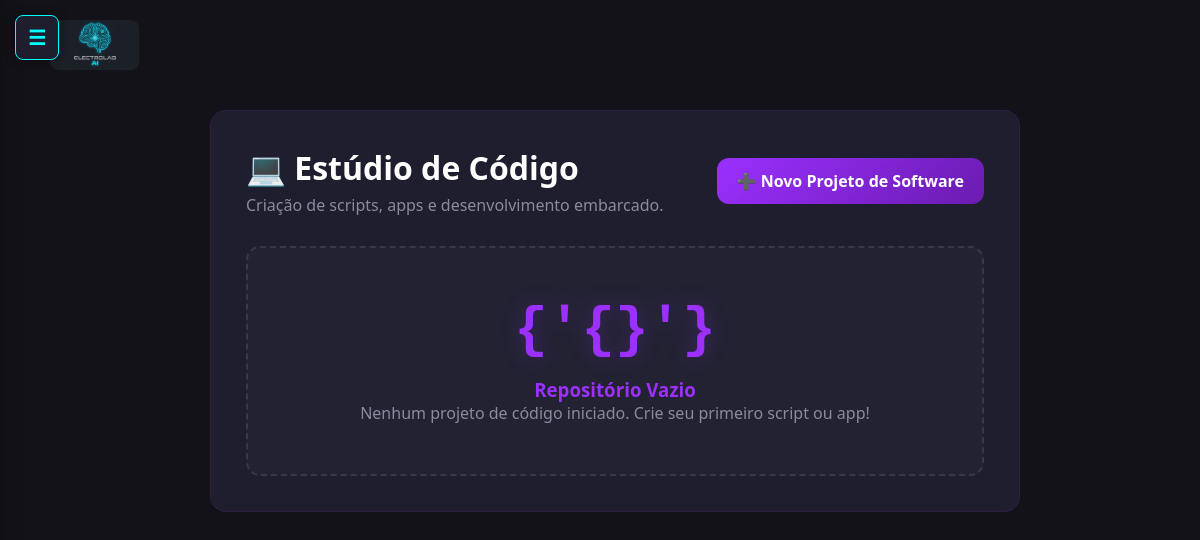
The app's page /projetos/programacao/, older data.
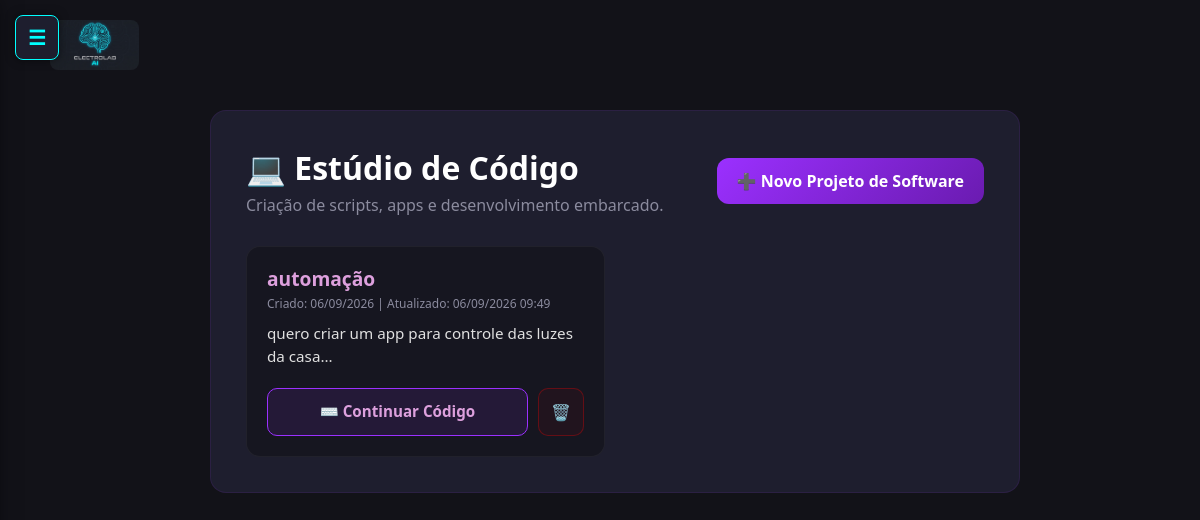
The same page, newer data.
### projects/models.py (models this page shows, shortened)
class Project(models.Model):
    name = models.CharField(max_length=200)
    description = models.TextField(blank=True, null=True)
    created_at = models.DateTimeField(auto_now_add=True)
    updated_at = models.DateTimeField(auto_now=True)
    TIPO_CHOICES = (
        ('eletronica', 'Eletrônica e Hardware'),
        ('programacao', 'Programação e Software'),
    )
    tipo = models.CharField(max_length=20, choices=TIPO_CHOICES, default='eletronica')

### projects/views.py (the view)
# urls.py: path('programacao/', views.lista_programacao, name='list_programming'),
def lista_programacao(request):
    projetos = Project.objects.filter(tipo='programacao').order_by('-created_at')
    return render(request, 'projects/list_programming.html', {'projects': projetos})

### templates/projects/list_programming.html (shortened to what this page needs)
{% extends 'base.html' %}
{% load static %}
{% block content %}
{% include 'includes/logo.html' %}
<div class="container" style="max-width: 900px; margin-top: 15px;">
    <div style="background: var(--deep-navy); padding: 35px; border-radius: 16px; border: 1px solid rgba(155,48,255,0.1);">
        <div style="display: flex; justify-content: space-between; align-items: center; flex-wrap: wrap; gap: 15px; margin-bottom: 30px;">
            <div>
                <h1 style="margin: 0; color: #FFFFFF;">💻 Estúdio de Código</h1>
                <p style="color: var(--text-muted); margin: 5px 0 0 0;">Criação de scripts, apps e desenvolvimento embarcado.</p>
            </div>
            <a href="{% url 'project_create' %}?tipo=programacao" class="btn-new-project-code">
                ➕ Novo Projeto de Software
            </a>
        </div>
        <div class="projects-grid">
            {% for project in projects %}
                <div class="project-card-code">
                    <div class="project-header">
                        <h3 class="project-title-code">{{ project.name }}</h3>
                    </div>
                    <div style="font-size: 0.75rem; color: var(--text-muted); margin-bottom: 10px;">
                        Criado: {{ project.created_at|date:"d/m/Y" }} | Atualizado: {{ project.updated_at|date:"d/m/Y H:i" }}
                    </div>
                    <p class="project-desc">{{ project.description|default:"Arquitetando lógica e bibliotecas..."|truncatechars:90 }}</p>
                    <div style="display: flex; gap: 10px;">
                        <a href="{% url 'project_chat' project.id %}" class="btn-chat-code" style="flex: 1;">
                            ⌨️ Continuar Código
                        </a>
                        <a href="{% url 'project_delete' project.id %}" onclick="return confirm('ATENÇÃO: Tem certeza que deseja excluir este código e todo o histórico? Isso não pode ser desfeito!');" class="btn-delete" title="Excluir Código">
                            🗑️
                        </a>
                    </div>
                </div>
            {% empty %}
                <div class="empty-state-code">
                    <div class="empty-icon-code">{'{}'}</div>
                    <h3 style="color: var(--electric-purple);">Repositório Vazio</h3>
                    <p style="color: var(--text-muted);">Nenhum projeto de código iniciado. Crie seu primeiro script ou app!</p>
                </div>
            {% endfor %}
        </div>
    </div>
</div>
{% endblock %}

Row changes from the older to the newer data that the page shows:
added Project: name "automação", created_at "06/09/2026", updated_at "06/09/2026 09:49", description "quero criar um app para controle das luzes da casa..."
Text that changed along with them:
text no longer shown: "{'{}'} Repositório Vazio Nenhum projeto de código iniciado. Crie seu primeiro script ou app!"
